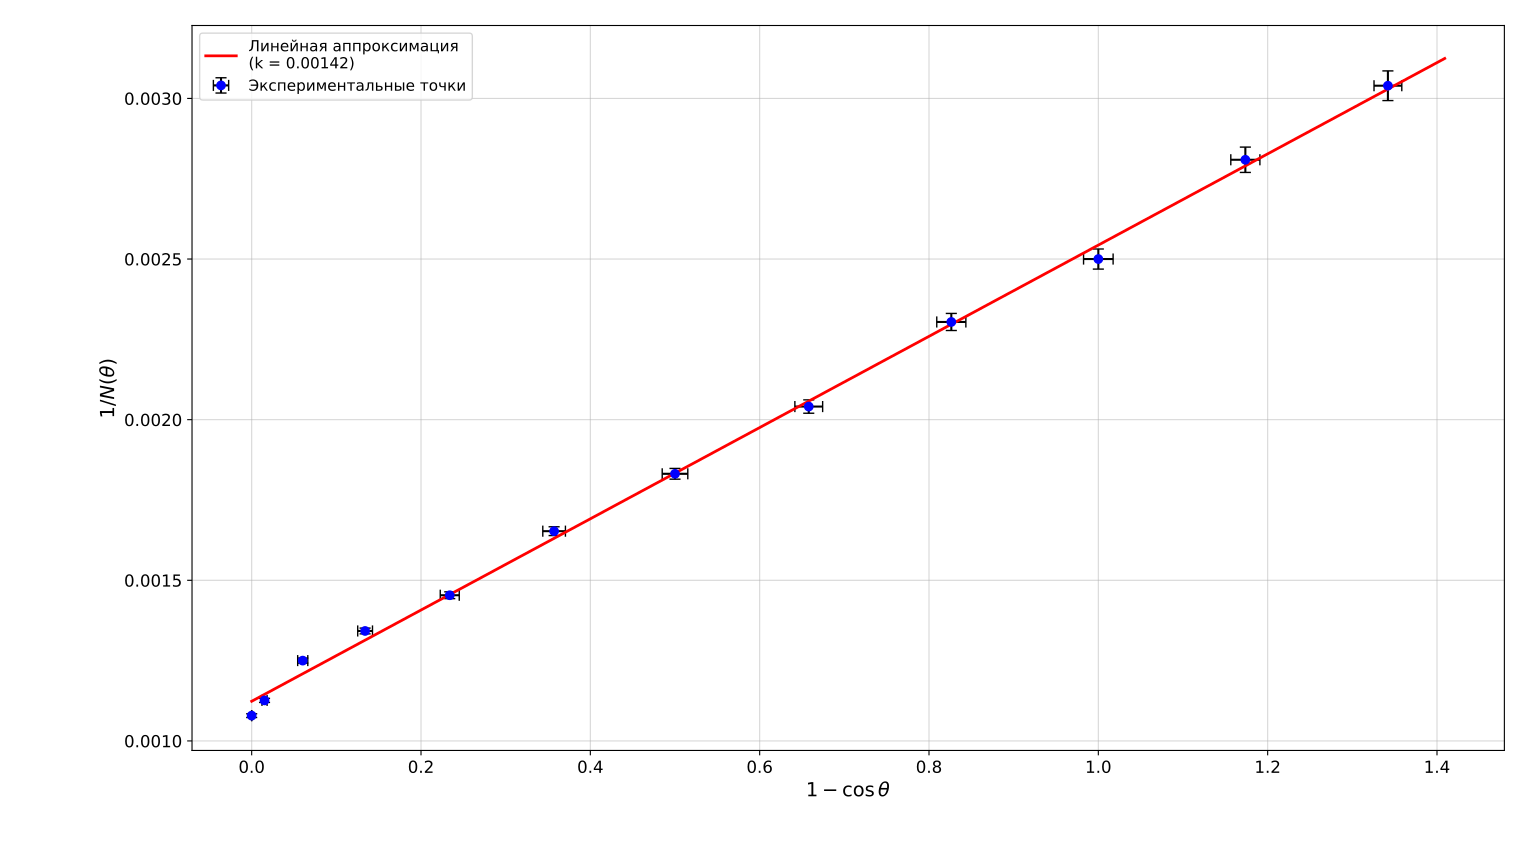

Python code for this plot:
import numpy as np
import matplotlib.pyplot as plt

# 1. Исходные данные
theta_deg = np.array([0, 10, 20, 30, 40, 50, 60, 70, 80, 90, 100, 110])
N = np.array([900, 888, 800, 745, 688, 605, 546, 490, 434, 400, 356, 329])

# Погрешности из условия
d_theta_deg = 1.0  # градусы
d_N = 5.0          # каналы

# 2. Перевод угла в радианы для расчётов
theta_rad = np.radians(theta_deg)
d_theta_rad = np.radians(d_theta_deg)

# 3. Расчёт координат для графика
X = 1 - np.cos(theta_rad)
Y = 1 / N

# 4. Расчёт погрешностей координат (через производные)
# dX = |d(1 - cos(theta))/d(theta)| * d_theta = sin(theta) * d_theta_rad
dX = np.sin(theta_rad) * d_theta_rad

# dY = |d(1/N)/dN| * d_N = (1 / N^2) * d_N
dY = d_N / (N**2)

# 5. Линейная аппроксимация (МНК) для проведения прямой
# Y = k * X + b
k, b = np.polyfit(X, Y, 1)
X_fit = np.linspace(0, np.max(X) * 1.05, 100)
Y_fit = k * X_fit + b

# 6. Настройка стиля графиков
plt.rcParams['font.size'] = 12
plt.rcParams['axes.grid'] = True
plt.rcParams['grid.alpha'] = 0.5

# 7. Построение графика
plt.figure(figsize=(9, 6))

# Точки с крестами погрешностей
plt.errorbar(X, Y, xerr=dX, yerr=dY, fmt='o', color='blue', 
             ecolor='black', capsize=4, markersize=6, 
             label='Экспериментальные точки')

# Линия наилучшего приближения
plt.plot(X_fit, Y_fit, '-', color='red', linewidth=2, 
         label=f'Линейная аппроксимация\n(k = {k:.5f})')

# Оформление осей и легенды
plt.xlabel(r'$1 - \cos\theta$', fontsize=14)
plt.ylabel(r'$1 / N(\theta)$', fontsize=14)# plt.title('Проверка формулы Комптона (линеаризованный график)', fontsize=15)
plt.legend(loc='upper left', fontsize=11)

# Сохранение и показ
plt.tight_layout()
plt.savefig('compton_graph.png', dpi=300)
print("График сохранён как 'compton_graph.png'")
plt.show()

# Вывод параметров для отчёта (поможет заполнить пропуски в LaTeX)
print(f"\nПараметры линейной аппроксимации:")
print(f"Наклон (k): {k:.5f}")
print(f"Пересечение с осью Y (1/N_наил(0)): {b:.6f}  =>  N_наил(0) = {1/b:.0f}")
# Для угла 90 градусов X = 1
Y_90_fit = k * 1 + b
print(f"Значение на прямой при X=1 (1/N_наил(90)): {Y_90_fit:.6f}  =>  N_наил(90) = {1/Y_90_fit:.0f}")
